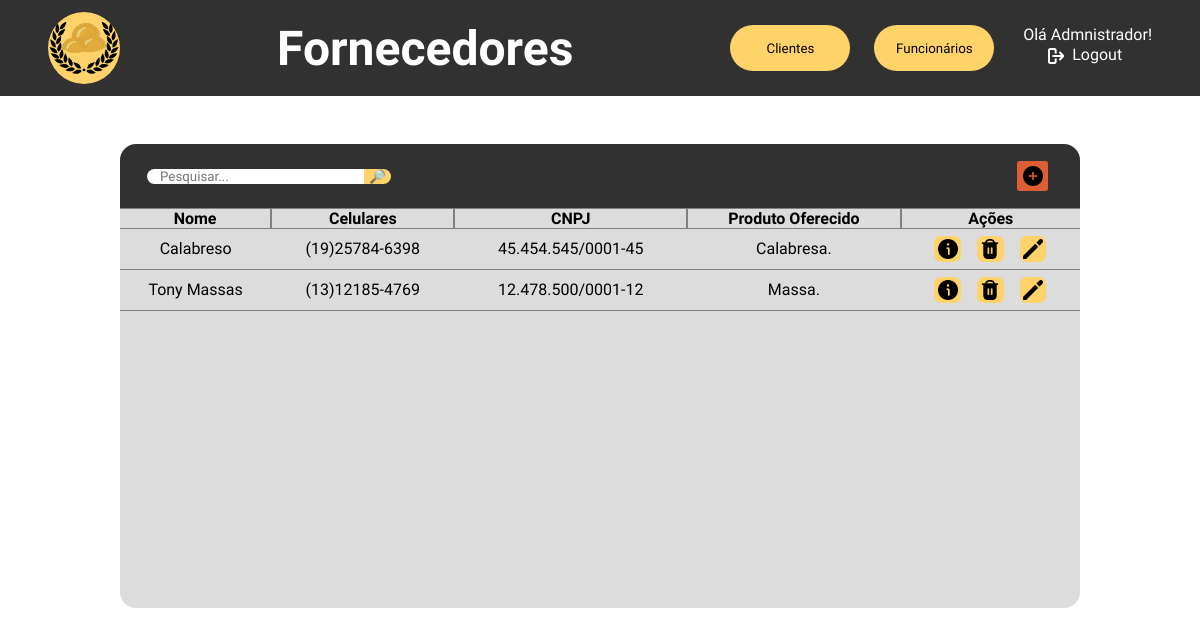
The page /php/tabelaFornecedores.php (signed in) on the database its author committed.
### tables this page shows
CREATE TABLE `fornecedores` (
  `id_fornecedor` int(11) NOT NULL,
  `nome` varchar(50) NOT NULL,
  `celular1` varchar(14) NOT NULL,
  `celular2` varchar(14) DEFAULT NULL,
  `email` varchar(100) NOT NULL,
  `endereco` varchar(150) NOT NULL,
  `cnpj` varchar(18) NOT NULL,
  `descricao` text DEFAULT NULL,
  `ramo_atividade` varchar(100) NOT NULL
);

### php/tabelaFornecedores.php (the view, shortened to what this page needs)
<?php
    function table($search){
        include "utilities/mysql_connect.php";
        $query = mysqli_query($connection, "select nome, celular1, celular2, cnpj, id_fornecedor from fornecedores where nome like \"%$search%\";");
        while($output = mysqli_fetch_array($query)){
            echo"<tr class='normal-row'>";
            echo"<td>$output[0]</td>";
            echo"<td>
                <div>$output[1]</div>
                <div>$output[2]</div>
            </td>";
            echo"<td>$output[3]</td>";
            echo"<td>";
            getProductsLabel($output[4]);
            echo"</td>";
            echo"<td><div style='display: flex; justify-content: center; gap: 1em;'>";
            echo"<form action='tabelaFornecedores.php' method='post'><input type='hidden' name='id_info' value='$output[4]'><button name='get_info' type='submit'><img src='../images/icons/info.png'></button></form>";
            echo"<form action='tabelaFornecedores.php' method='post'><input type='hidden' name='id_delete-confirmar' value='$output[4]'><button name='delete' type='submit'><img src='../images/icons/delete.png'></button></form>";
            echo"<form action='tabelaFornecedores.php' method='post'><input type='hidden' name='id_edit' value='$output[4]'><button name='edit' type='submit'><img src='../images/icons/edit.png'></button></form>";
            echo"</div></td></tr>";
        }
    }
    function getProductsLabel($id){
        include "utilities/mysql_connect.php";
        $query = mysqli_query($connection,"select nome_item from estoque where id_fornec = $id;");
        $str_prods = "";
        while($output = mysqli_fetch_array($query)){
            $str_prods = $str_prods . "$output[0], ";
        }
        echo substr($str_prods, 0, -2).".";
    }
?>
<!DOCTYPE html>
<html lang="pt-br">
<head>
    <link rel="stylesheet" href="../css/tabelaFornecedores.css">
</head>
<body>
    <div class="navbar">
        <a href="adm_dashboard.php">
        <div class="logo"></div>
        </a>
        <h1>Fornecedores</h1>
        <div class="menu">
        <a href="tabelaClientes.php"><button>Clientes</button></a>
            <a href="tabelaFuncionarios.php"><button>Funcionários</button></a>
            <div class="user-area">
                <?php
                    $username = $_SESSION['username'];
                    echo"<p>Olá $username!</p>";
                ?>
                <a href="sessionEnded.php"><div class="logout"><img src="../images/icons/logout.png"><p>Logout</p></div></a>
            </div>
        </div>
    </div>
    <div class="center">
        <div class="table-header">
            <form action="tabelaFornecedores.php" method="post" id="searchbox">
                <input type="text" placeholder="Pesquisar..." name="search" id="searchbar">
                <input type="submit" value="🔎︎">
            </form>
            <div id="menu">
                <form action="tabelaFornecedores.php" method="post">
                    <button><img src="../images/icons/plus.png"></button>
                </form>
            </div>
        </div>
        <div class="table-holder">
            <table>
                <tr style="position: sticky; top: 0; background-color: #dcdcdc;">
                    <th style="border-left: none;">Nome</th>
                    <th>Celulares</th>
                    <th>CNPJ</th>
                    <th>Produto Oferecido</th>
                    <th style="border-right: none;">Ações</th>
                </tr>
                <?php
                    if($_SERVER['REQUEST_METHOD'] === 'POST' && isset($_POST['search'])){
                        $search = $_POST['search'];
                        table($search);
                        echo "<script>
                                document.getElementById('searchbar').value='$search'
                                document.getElementById('close-search').style.display = 'block'
                            </script>";
                    }else{
                        table("");
                    }
                ?>
            </table>
        </div>
    </div>
</body>
</html>

### css/tabelaFornecedores.css (style rules this page uses)
* { padding: 0; margin: 0; font-family: "Kanit", Arial, Helvetica, sans-serif; }
body { overflow: hidden; }
.navbar { height: 6em; background-color: #313131; display: flex; justify-content: space-between; align-items: center; padding-left: 3em; padding-right: 3em; }
.navbar h1 { color: white; font-size: 3em; }
.navbar .logo { height: 4.5em; width: 4.5em; border-radius: 3em; background-color: #FFD369; background-image: url('../images/logo.png'); background-size: contain; background-repeat: no-repeat; background-position: center center; }
.navbar .menu { display: flex; gap: 1.5em; }
.navbar .menu button { width: 9em; height: 3.5em; background-color: #FFD369; border: none; border-radius: 2em; cursor: pointer; transition: 200ms; }
.navbar .menu .user-area { display: flex; flex-direction: column; align-items: center; color: white; }
.navbar .menu .user-area p { margin-bottom: .1em; }
.navbar .menu .user-area .logout { display: flex; align-items: center; }
.navbar .menu .user-area a { text-decoration: none; color: white; }
.navbar .menu .user-area p { margin-left: .3em; }
.navbar .menu .user-area .logout img { width: 1em; height: 1em; filter: invert(100%); margin-right: .2em; }
.center { height: calc(100vh - 6em); display: flex; justify-content: start; align-items: center; flex-direction: column; }
.table-header { margin-top: 3em; width: 60em; height: 4em; background-color: #313131; border-radius: 1em 1em 0 0; display: flex; justify-content: space-between; align-items: center; }
.table-header #searchbox { display: flex; align-items: center; justify-content: center; width: fit-content; }
.table-header #searchbox input[type="text"] { margin-left: 2em; padding-left: 1em; padding-right: 1em; border: none; border-radius: 1em 0 0 1em; }
.table-header #searchbox input[type="submit"] { border: none; background-color: #FFD369; width: 2em; border-radius: 0 1em 1em 0; cursor: pointer; }
.table-header #menu { margin-right: 2em; display: flex; justify-content: center; align-items: center; gap: 1em; }
.table-header #menu button { width: 2.3em; height: 2.3em; border: none; border-radius: .2em; cursor: pointer; background-color: #DE5D35; display: flex; align-items: center; justify-content: center; transition: 200ms; }
.table-header #menu button img { width: 1.5em; height: 1.5em; }
.table-holder { width: 60em; height: 25em; background-color: #dcdcdc; border-radius: 0 0 1em 1em; overflow-y: scroll; }
.table-holder table { width: 60em; border-spacing: 0; text-align: center; }
.table-holder table th { border: .1em solid grey; }
.table-holder table td { border-bottom: .1em solid grey; }
.table-holder table button { width: 2em; height: 2em; margin-top: .5em; margin-bottom: .5em; border: none; border-radius: .5em; cursor: pointer; display: flex; align-items: center; justify-content: center; background-color: #FFD369; transition: 200ms; }
.table-holder table button img { width: 1.5em; height: 1.5em; }

### rows shown on the page
fornecedores: nome "Calabreso", celular1 "(19)25784-6398", cnpj "45.454.545/0001-45", str_prods "Calabresa"
fornecedores: nome "Tony Massas", celular1 "(13)12185-4769", cnpj "12.478.500/0001-12", str_prods "Massa"

### other values the page prints
$username "Admnistrador"
